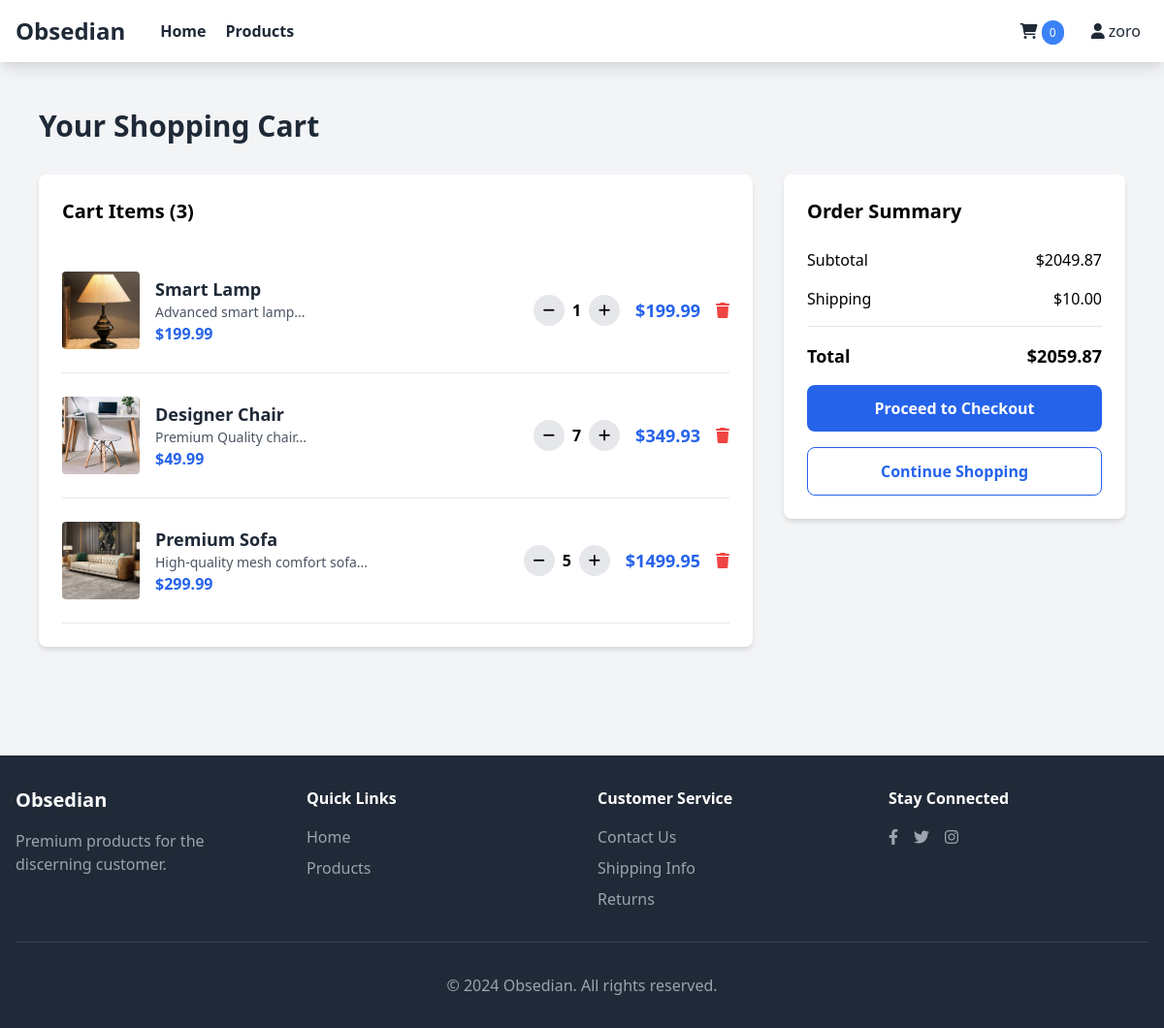
Screenshot of /cart (signed in) with the database file from the repository.
### models.py (models this page shows, shortened)
class User(UserMixin, db.Model):
    id = db.Column(db.Integer, primary_key=True)
    username = db.Column(db.String(80), unique=True, nullable=False)
    email = db.Column(db.String(120), unique=True, nullable=False)
    password_hash = db.Column(db.String(128))
    is_admin = db.Column(db.Boolean, default=False)
    created_at = db.Column(db.DateTime, default=datetime.utcnow)

class Cart(db.Model):
    id = db.Column(db.Integer, primary_key=True)
    user_id = db.Column(db.Integer, db.ForeignKey('user.id'), nullable=False)
    product_id = db.Column(db.Integer, db.ForeignKey('product.id'), nullable=False)
    quantity = db.Column(db.Integer, default=1)
    created_at = db.Column(db.DateTime, default=datetime.utcnow)
    product = db.relationship('Product', backref='cart_items')  # This is important!

class Product(db.Model):
    id = db.Column(db.Integer, primary_key=True)
    name = db.Column(db.String(100), nullable=False)
    description = db.Column(db.Text, nullable=False)
    price = db.Column(db.Float, nullable=False)
    main_image = db.Column(db.String(200))
    stock = db.Column(db.Integer, default=0)
    category = db.Column(db.String(50))
    created_at = db.Column(db.DateTime, default=datetime.utcnow)
    is_active = db.Column(db.Boolean, default=True)
    images = db.relationship('ProductImage', backref='product', lazy=True, cascade='all, delete-orphan')

### app.py (the view)
@app.route('/cart')
@login_required
def cart():
    cart_items = Cart.query.filter_by(user_id=current_user.id).all()
    total = sum(item.product.price * item.quantity for item in cart_items)
    return render_template('cart.html', cart_items=cart_items, total=total)

### app.py (called while the page is built)
@login_manager.user_loader
def load_user(user_id):
    return User.query.get(int(user_id))

### templates/cart.html (shortened to what this page needs)
{% extends "base.html" %}
{% block content %}
<section class="py-12">
    <div class="max-w-6xl mx-auto px-4">
        <h1 class="text-3xl font-bold text-gray-800 mb-8">Your Shopping Cart</h1>
        {% if cart_items %}
        <div class="grid grid-cols-1 lg:grid-cols-3 gap-8">
            <div class="lg:col-span-2">
                <div class="bg-white rounded-lg shadow-md p-6">
                    <h2 class="text-xl font-semibold mb-6">Cart Items ({{ cart_items|length }})</h2>
                    {% for item in cart_items %}
                    <div class="flex items-center border-b border-gray-200 py-6">
                        <div class="flex-shrink-0 w-20 h-20">
                            <img src="{{ item.product.main_image or '/static/images/placeholder.jpg' }}"
                                 alt="{{ item.product.name }}"
                                 class="w-full h-full object-cover rounded">
                        </div>
                        <div class="ml-4 flex-1">
                            <h3 class="text-lg font-semibold text-gray-800">{{ item.product.name }}</h3>
                            <p class="text-sm text-gray-600">{{ item.product.description[:50] }}...</p>
                            <p class="text-blue-600 font-bold">${{ item.product.price }}</p>
                        </div>
                        <div class="ml-4">
                            <div class="flex items-center space-x-2">
                                <form action="{{ url_for('update_cart', cart_id=item.id) }}" method="POST" class="flex items-center">
                                    <button type="submit" name="action" value="decrease"
                                            class="w-8 h-8 bg-gray-200 rounded-full flex items-center justify-center hover:bg-gray-300">
                                        <i class="fas fa-minus text-sm"></i>
                                    </button>
                                    <span class="mx-2 font-semibold">{{ item.quantity }}</span>
                                    <button type="submit" name="action" value="increase"
                                            class="w-8 h-8 bg-gray-200 rounded-full flex items-center justify-center hover:bg-gray-300">
                                        <i class="fas fa-plus text-sm"></i>
                                    </button>
                                </form>
                            </div>
                        </div>
                        <div class="ml-4 text-right">
                            <p class="text-lg font-bold text-blue-600">
                                ${{ "%.2f"|format(item.product.price * item.quantity) }}
                            </p>
                        </div>
                        <div class="ml-4">
                            <a href="{{ url_for('remove_from_cart', cart_id=item.id) }}"
                               class="text-red-500 hover:text-red-700 transition duration-300"
                               onclick="return confirm('Are you sure you want to remove this item?')">
                                <i class="fas fa-trash"></i>
                            </a>
                        </div>
                    </div>
                    {% endfor %}
                </div>
            </div>
            <div class="lg:col-span-1">
                <div class="bg-white rounded-lg shadow-md p-6 sticky top-4">
                    <h2 class="text-xl font-semibold mb-6">Order Summary</h2>
                    <div class="space-y-4">
                        <div class="flex justify-between">
                            <span>Subtotal</span>
                            <span>${{ "%.2f"|format(total) }}</span>
                        </div>
                        <div class="flex justify-between">
                            <span>Shipping</span>
                            <span>${{ "%.2f"|format(10 if total > 0 else 0) }}</span>
                        </div>
                        <div class="flex justify-between text-lg font-bold border-t border-gray-200 pt-4">
                            <span>Total</span>
                            <span>${{ "%.2f"|format(total + (10 if total > 0 else 0)) }}</span>
                        </div>
                        <div class="mt-6">
                            <a href="{{ url_for('checkout') }}"
                               class="w-full bg-blue-600 text-white py-3 px-6 rounded-lg font-semibold hover:bg-blue-700 transition duration-300 block text-center">
                                Proceed to Checkout
                            </a>
                        </div>
                        <div class="mt-4">
                            <a href="{{ url_for('products') }}"
                               class="w-full border border-blue-600 text-blue-600 py-3 px-6 rounded-lg font-semibold hover:bg-blue-50 transition duration-300 block text-center">
                                Continue Shopping
                            </a>
                        </div>
                    </div>
                </div>
            </div>
        </div>
        {% endif %}
    </div>
</section>
{% endblock %}

### templates/base.html (shortened to what this page needs)
<!DOCTYPE html>
<html lang="en">
<head>
    <link href="https://cdn.jsdelivr.net/npm/tailwindcss@2.2.19/dist/tailwind.min.css" rel="stylesheet">
    <link href="https://cdnjs.cloudflare.com/ajax/libs/font-awesome/6.0.0/css/all.min.css" rel="stylesheet">
    <link href="https://cdnjs.cloudflare.com/ajax/libs/font-awesome/6.0.0/css/all.min.css" rel="stylesheet">
    <link rel="stylesheet" href="{{ url_for('static', filename='css/style.css') }}">
</head>
<body class="bg-gray-100">
    <nav class="bg-white shadow-lg">
        <div class="max-w-7xl mx-auto px-4">
            <div class="flex justify-between">
                <div class="flex space-x-7">
                    <div>
                        <a href="{{ url_for('index') }}" class="flex items-center py-4">
                            <span class="font-semibold text-gray-800 text-2xl">Obsedian</span>
                        </a>
                    </div>
                    <div class="hidden md:flex items-center space-x-1">
                        <a href="{{ url_for('index') }}" class="py-4 px-2 text-gray-800 font-semibold hover:text-blue-500 transition duration-300">Home</a>
                        <a href="{{ url_for('products') }}" class="py-4 px-2 text-gray-800 font-semibold hover:text-blue-500 transition duration-300">Products</a>
                    </div>
                </div>
                <div class="flex items-center space-x-3">
                    <a href="{{ url_for('cart') }}" class="py-2 px-2 text-gray-800 hover:text-blue-500 transition duration-300">
                        <i class="fas fa-shopping-cart"></i>
                        <span class="bg-blue-500 text-white rounded-full px-2 py-1 text-xs">
                            {% if current_user.is_authenticated %}
                                {{ current_user.cart_items|length }}
                            {% else %}
                                0
                            {% endif %}
                        </span>
                    </a>
                    {% if current_user.is_authenticated %}
                        <div class="relative group">
                            <button class="py-2 px-2 text-gray-800 hover:text-blue-500 transition duration-300">
                                <i class="fas fa-user"></i> {{ current_user.username }}
                            </button>
                        </div>
                    {% else %}
                        <a href="{{ url_for('login') }}" class="py-2 px-2 text-gray-800 hover:text-blue-500 transition duration-300">Login</a>
                        <a href="{{ url_for('register') }}" class="py-2 px-4 bg-blue-500 text-white rounded hover:bg-blue-600 transition duration-300">Register</a>
                    {% endif %}
                </div>
            </div>
        </div>
    </nav>
    <main>
        {% block content %}{% endblock %}
    </main>
    <footer class="bg-gray-800 text-white mt-16">
        <div class="max-w-7xl mx-auto px-4 py-8">
            <div class="grid grid-cols-1 md:grid-cols-4 gap-8">
                <div>
                    <h3 class="text-xl font-bold mb-4">Obsedian</h3>
                    <p class="text-gray-400">Premium products for the discerning customer.</p>
                </div>
                <div>
                    <h4 class="font-semibold mb-4">Quick Links</h4>
                    <ul class="space-y-2">
                        <li><a href="{{ url_for('index') }}" class="text-gray-400 hover:text-white">Home</a></li>
                        <li><a href="{{ url_for('products') }}" class="text-gray-400 hover:text-white">Products</a></li>
                    </ul>
                </div>
                <div>
                    <h4 class="font-semibold mb-4">Customer Service</h4>
                    <ul class="space-y-2">
                        <li><a href="#" class="text-gray-400 hover:text-white">Contact Us</a></li>
                        <li><a href="#" class="text-gray-400 hover:text-white">Shipping Info</a></li>
                        <li><a href="#" class="text-gray-400 hover:text-white">Returns</a></li>
                    </ul>
                </div>
                <div>
                    <h4 class="font-semibold mb-4">Stay Connected</h4>
                    <div class="flex space-x-4">
                        <a href="#" class="text-gray-400 hover:text-white"><i class="fab fa-facebook-f"></i></a>
                        <a href="#" class="text-gray-400 hover:text-white"><i class="fab fa-twitter"></i></a>
                        <a href="#" class="text-gray-400 hover:text-white"><i class="fab fa-instagram"></i></a>
                    </div>
                </div>
            </div>
            <div class="border-t border-gray-700 mt-8 pt-8 text-center text-gray-400">
                <p>&copy; 2024 Obsedian. All rights reserved.</p>
            </div>
        </div>
    </footer>
</body>
</html>

### static/css/style.css (style rules this page uses)
.grid { display: grid; }

### rows the page displays
User: username "zoro"
Cart: product (picture), product.name "Smart Lamp", product "Advanced smart lamp", product.price "199.99", quantity "1"
Product: item.product.price*item.quantity "199.99"
Cart: product (picture), product.name "Designer Chair", product "Premium Quality chair", product.price "49.99", quantity "7"
Product: item.product.price*item.quantity "349.93"
Cart: product (picture), product.name "Premium Sofa", product "High-quality mesh comfort sofa", product.price "299.99", quantity "5"
Product: item.product.price*item.quantity "1499.95"

### other values shown
{{ current_user.cart_items|length }} "0"
{{ cart_items|length }} "3"
{{ "%.2f"|format(total) }} "2049.87"
{{ "%.2f"|format(10 if total > 0 else 0) }} "10.00"
{{ "%.2f"|format(total + (10 if total > 0 else 0)) }} "2059.87"
